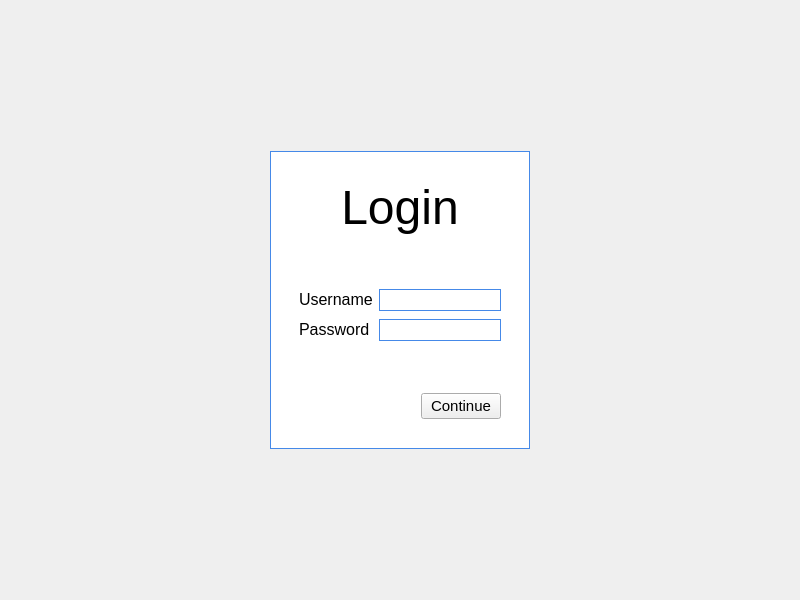
<?xml version="1.0" encoding="UTF-8"?>
<ui version="4.0">
 <class>Login</class>
 <widget class="QWidget" name="Login">
  <property name="geometry">
   <rect>
    <x>0</x>
    <y>0</y>
    <width>800</width>
    <height>600</height>
   </rect>
  </property>
  <property name="sizePolicy">
   <sizepolicy hsizetype="Expanding" vsizetype="Expanding">
    <horstretch>0</horstretch>
    <verstretch>0</verstretch>
   </sizepolicy>
  </property>
  <property name="font">
   <font>
    <pointsize>14</pointsize>
   </font>
  </property>
  <property name="windowTitle">
   <string>MainWindow</string>
  </property>
  <property name="layoutDirection">
   <enum>Qt::LeftToRight</enum>
  </property>
  <layout class="QHBoxLayout" name="horizontalLayout">
   <item>
    <layout class="QGridLayout" name="gridLayout">
     <item row="3" column="1">
      <spacer name="verticalSpacer_2">
       <property name="orientation">
        <enum>Qt::Vertical</enum>
       </property>
       <property name="sizeType">
        <enum>QSizePolicy::Expanding</enum>
       </property>
       <property name="sizeHint" stdset="0">
        <size>
         <width>20</width>
         <height>40</height>
        </size>
       </property>
      </spacer>
     </item>
     <item row="0" column="1">
      <spacer name="verticalSpacer">
       <property name="orientation">
        <enum>Qt::Vertical</enum>
       </property>
       <property name="sizeType">
        <enum>QSizePolicy::Expanding</enum>
       </property>
       <property name="sizeHint" stdset="0">
        <size>
         <width>20</width>
         <height>40</height>
        </size>
       </property>
      </spacer>
     </item>
     <item row="1" column="2">
      <spacer name="horizontalSpacer_2">
       <property name="orientation">
        <enum>Qt::Horizontal</enum>
       </property>
       <property name="sizeType">
        <enum>QSizePolicy::Expanding</enum>
       </property>
       <property name="sizeHint" stdset="0">
        <size>
         <width>40</width>
         <height>20</height>
        </size>
       </property>
      </spacer>
     </item>
     <item row="1" column="0">
      <spacer name="horizontalSpacer">
       <property name="orientation">
        <enum>Qt::Horizontal</enum>
       </property>
       <property name="sizeType">
        <enum>QSizePolicy::Expanding</enum>
       </property>
       <property name="sizeHint" stdset="0">
        <size>
         <width>40</width>
         <height>20</height>
        </size>
       </property>
      </spacer>
     </item>
     <item row="1" column="1">
      <widget class="QWidget" name="widget" native="true">
       <property name="sizePolicy">
        <sizepolicy hsizetype="Expanding" vsizetype="Expanding">
         <horstretch>0</horstretch>
         <verstretch>0</verstretch>
        </sizepolicy>
       </property>
       <property name="styleSheet">
        <string notr="true">#widget{
background-color:#ffffff;
border: 1px solid #4589e8;
}

#username, #password {
	padding: 1.5px;
	 margin-top: 2px;
}</string>
       </property>
       <layout class="QHBoxLayout" name="horizontalLayout_3">
        <item>
         <layout class="QFormLayout" name="formLayout_2">
          <property name="leftMargin">
           <number>20</number>
          </property>
          <property name="topMargin">
           <number>20</number>
          </property>
          <property name="rightMargin">
           <number>20</number>
          </property>
          <property name="bottomMargin">
           <number>21</number>
          </property>
          <item row="1" column="0" colspan="2">
           <widget class="QLabel" name="label_4">
            <property name="font">
             <font>
              <family>Segoe UI</family>
              <pointsize>36</pointsize>
             </font>
            </property>
            <property name="layoutDirection">
             <enum>Qt::LeftToRight</enum>
            </property>
            <property name="styleSheet">
             <string notr="true">border:0px;</string>
            </property>
            <property name="text">
             <string>Login</string>
            </property>
            <property name="alignment">
             <set>Qt::AlignCenter</set>
            </property>
           </widget>
          </item>
          <item row="2" column="0" colspan="2">
           <spacer name="verticalSpacer_6">
            <property name="orientation">
             <enum>Qt::Vertical</enum>
            </property>
            <property name="sizeHint" stdset="0">
             <size>
              <width>20</width>
              <height>40</height>
             </size>
            </property>
           </spacer>
          </item>
          <item row="4" column="0">
           <widget class="QLabel" name="label_5">
            <property name="font">
             <font>
              <family>Segoe UI</family>
              <pointsize>12</pointsize>
             </font>
            </property>
            <property name="styleSheet">
             <string notr="true">border: 0px;</string>
            </property>
            <property name="text">
             <string>Username</string>
            </property>
            <property name="margin">
             <number>3</number>
            </property>
           </widget>
          </item>
          <item row="5" column="0">
           <widget class="QLabel" name="label_6">
            <property name="font">
             <font>
              <family>Segoe UI</family>
              <pointsize>12</pointsize>
             </font>
            </property>
            <property name="styleSheet">
             <string notr="true">border: 0px;
</string>
            </property>
            <property name="text">
             <string>Password</string>
            </property>
            <property name="margin">
             <number>3</number>
            </property>
           </widget>
          </item>
          <item row="5" column="1">
           <widget class="QLineEdit" name="password">
            <property name="sizePolicy">
             <sizepolicy hsizetype="Expanding" vsizetype="Fixed">
              <horstretch>0</horstretch>
              <verstretch>0</verstretch>
             </sizepolicy>
            </property>
            <property name="font">
             <font>
              <family>Segoe UI</family>
              <pointsize>8</pointsize>
             </font>
            </property>
            <property name="styleSheet">
             <string notr="true">#password{
	border: 1px solid #4589e8;
}</string>
            </property>
            <property name="echoMode">
             <enum>QLineEdit::Password</enum>
            </property>
            <property name="clearButtonEnabled">
             <bool>false</bool>
            </property>
           </widget>
          </item>
          <item row="6" column="1">
           <spacer name="verticalSpacer_7">
            <property name="orientation">
             <enum>Qt::Vertical</enum>
            </property>
            <property name="sizeHint" stdset="0">
             <size>
              <width>20</width>
              <height>40</height>
             </size>
            </property>
           </spacer>
          </item>
          <item row="7" column="0" colspan="2">
           <layout class="QHBoxLayout" name="horizontalLayout_2">
            <item>
             <widget class="QLabel" name="status">
              <property name="sizePolicy">
               <sizepolicy hsizetype="Expanding" vsizetype="Preferred">
                <horstretch>0</horstretch>
                <verstretch>0</verstretch>
               </sizepolicy>
              </property>
              <property name="font">
               <font>
                <family>Segoe UI</family>
               </font>
              </property>
              <property name="text">
               <string/>
              </property>
             </widget>
            </item>
            <item>
             <widget class="QPushButton" name="submit">
              <property name="font">
               <font>
                <family>Segoe UI</family>
                <pointsize>11</pointsize>
               </font>
              </property>
              <property name="styleSheet">
               <string notr="true"/>
              </property>
              <property name="text">
               <string>Continue</string>
              </property>
              <property name="autoDefault">
               <bool>true</bool>
              </property>
             </widget>
            </item>
           </layout>
          </item>
          <item row="4" column="1">
           <widget class="QLineEdit" name="username">
            <property name="sizePolicy">
             <sizepolicy hsizetype="Expanding" vsizetype="Fixed">
              <horstretch>0</horstretch>
              <verstretch>0</verstretch>
             </sizepolicy>
            </property>
            <property name="font">
             <font>
              <family>Segoe UI</family>
              <pointsize>8</pointsize>
             </font>
            </property>
            <property name="styleSheet">
             <string notr="true">#username{
	border: 1px solid #4589e8;
}</string>
            </property>
           </widget>
          </item>
         </layout>
        </item>
       </layout>
      </widget>
     </item>
    </layout>
   </item>
  </layout>
 </widget>
 <tabstops>
  <tabstop>username</tabstop>
  <tabstop>password</tabstop>
  <tabstop>submit</tabstop>
 </tabstops>
 <resources/>
 <connections/>
</ui>
